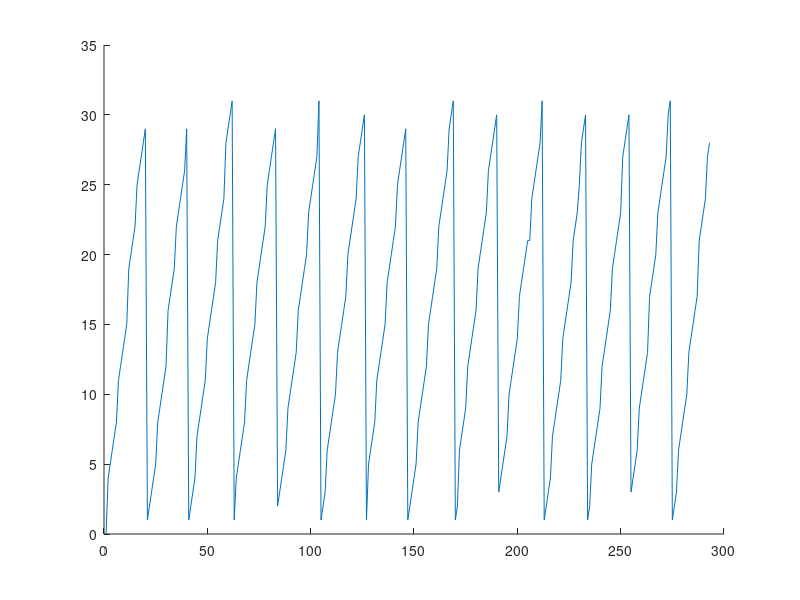

This figure's MATLAB source: (Note: this script raises an error after producing the figure.)
clear
close all;
clc
tic

%data prepare
temp=xlsread('Data_set.csv');
%M
NumberOfINPUT=2;
%% data1
DataOfTest=temp(0.7*length(temp):length(temp),1);
DataOfTrain=temp(1:0.7*length(temp),1);

NumberOfTestPoint=length(DataOfTest);
NumberOfTrainPoint=length(DataOfTrain);
NumberOfAllPoint=NumberOfTrainPoint+NumberOfTestPoint;

x=linspace(1,NumberOfAllPoint,NumberOfAllPoint);
DATA1=[(DataOfTrain(:,1));(DataOfTest(:,1))];
yMean=mean(DATA1);
figure(1);
hold on
plot(x,DATA1);
% substractive clustering
h1OfDATA1=DATA1(1:NumberOfTrainPoint-2);
h2OfDATA1=DATA1(2:NumberOfTrainPoint-1);
h1CenterOfDATA1=subclust(h1OfDATA1,0.29);
h2CenterOfDATA1=subclust(h2OfDATA1,0.29);

%% data2
DataOfTest=temp(0.7*length(temp):length(temp),2);
DataOfTrain=temp(1:0.7*length(temp),2);

x=linspace(1,NumberOfAllPoint,NumberOfAllPoint);
DATA2=[(DataOfTrain(:,1));(DataOfTest(:,1))];
yMean=mean(DATA2);
plot(x,DATA2);
% substractive clustering
h1OfDATA2=DATA2(1:NumberOfTrainPoint-2);
h2OfDATA2=DATA2(2:NumberOfTrainPoint-1);
h1CenterOfDATA2=subclust(h1OfDATA2,0.29);
h2CenterOfDATA2=subclust(h2OfDATA2,0.29);

%% combine DATA
h1=DATA1(1:NumberOfTrainPoint-2)+j*DATA2(1:NumberOfTrainPoint-2);
h2=DATA1(2:NumberOfTrainPoint-1)+j*DATA2(2:NumberOfTrainPoint-1);
h1Center=h1CenterOfDATA1+j*h1CenterOfDATA2;
h2Center=h2CenterOfDATA1+j*h2CenterOfDATA2;
y(1).value=DATA1+j*DATA2;
y(1).std=std(y(1).value);
y(1).mean=mean(y(1).value);

%% formation matrix
count=1;
for i=1:length(h1Center)
    for ii=1:length(h2Center)
        formationMatrix(count,1)=i;
        formationMatrix(count,2)=ii;
        count=count+1;
    end
end
NumberOfPremiseParameters=(length(h1Center)+length(h2Center))*2;

%% firing strength
for i=1:NumberOfTrainPoint-2
    for rule=1:length(formationMatrix)
        BetaOfFormationMatrix(rule,i)=gaussmf(h1(i),[h1Center(formationMatrix(rule,1)),std(h1)],1)*gaussmf(h2(i),[h2Center(formationMatrix(rule,2)),std(h2)],1);
    end
end
%% Consequences
        for N=1:1
            ConsCenterReal=subclust(real(y(N).value),0.29);
            ConsCenterImag=subclust(imag(y(N).value),0.29);
            NumberOfCons=length(ConsCenterReal);
            for Q=1:NumberOfCons
                C(N).q(Q)=ConsCenterReal(Q)+j*ConsCenterImag(Q);
                S(N).q(Q)=y(N).std;
            end
        end
%% cube selection
bb=1;
delFor=0;
for rule=1:length(formationMatrix)
    treshold=0.3*std(reshape(BetaOfFormationMatrix,length(formationMatrix)*(NumberOfTrainPoint-2),1));
    if std(BetaOfFormationMatrix(rule,:))<treshold
        bye(bb)=rule;
        bb=bb+1;
        delFor=1;
    end
end
if delFor==1
    bb=1;
    i=bye(bb);
    formationMatrix(i,:)=[];
    bye(bb)=[];
    while length(bye)~=0
        i=bye(bb);
        formationMatrix(i-1,:)=[];
        bye(bb)=[];
    end
end
NumberOfPremise=length(formationMatrix);

%% PSO parameters
  PSO.w=0.8;
  PSO.c1=2;
  PSO.c2=2;
  PSO.s1=rand(1);
  PSO.s2=rand(1);
  PSO.swarm_size=64;
  PSO.iterations=20;
  %initialize the particles
  for i=1:PSO.swarm_size
    for ii=1:NumberOfPremiseParameters
      swarm(i).Position(ii)=randn*yMean*1000+j*randn*yMean*1000;
    end
    swarm(i).Velocity(1:NumberOfPremiseParameters)=0;
    swarm(i).pBestPosition=swarm(i).Position;
    swarm(i).pBestDistance=1e12;
  end
  PSO.gBestPosition=swarm(1).Position;
  PSO.gBestDistance=1e12;
  
  
%% RLSE parameters
for i=1:PSO.swarm_size
    swarm(i).RLSE.theata(1:(NumberOfINPUT+1)*NumberOfCons,1)=0;
    swarm(i).RLSE.P=1e6*eye((NumberOfINPUT+1)*NumberOfCons);
end

%% main loop
for ite=1:PSO.iterations
  for i=1:PSO.swarm_size
      %move
      swarm(i).Position=swarm(i).Position+swarm(i).Velocity;
      Iteration(ite).beta=[];
        for jj=1:NumberOfTrainPoint-2
            %Firing Strength
            j1=1;
            for number=1:NumberOfPremiseParameters/4
                termSet{1}(number)={[swarm(i).Position(j1:j1+1)]};
                j1=j1+2;
            end
            for number=1:NumberOfPremiseParameters/4
                termSet{2}(number)={swarm(i).Position(j1:j1+1)};
                j1=j1+2;
            end
            for rule=1:length(formationMatrix)
                r1=gaussmf(h1(jj),termSet{1}{formationMatrix(rule,1)},1);
                r2=gaussmf(h2(jj),termSet{2}{formationMatrix(rule,2)},1);
                theata1Ofh1=gaussmf(h1(jj),termSet{1}{formationMatrix(rule,1)},3);
                theata2Ofh1=gaussmf(h1(jj),termSet{1}{formationMatrix(rule,1)},2);
                theata1Ofh2=gaussmf(h2(jj),termSet{2}{formationMatrix(rule,2)},3);
                theata2Ofh2=gaussmf(h2(jj),termSet{2}{formationMatrix(rule,2)},2);               
                Iteration(ite).beta(rule,jj)=r1*exp(j*(theata1Ofh1+theata2Ofh1))*r2*exp(j*(theata1Ofh2+theata2Ofh2));
            end
        end
        for K=1:NumberOfPremise
            B(1).k(K).value=Iteration(ite).beta(K,:);
        end

        for N=1:1
            for K=1:NumberOfPremise
                    for Q=1:NumberOfCons
                        aocC(N).q(Q)=exp(-(C(N).q(Q)-y(N).mean)*conj(C(N).q(Q)-y(N).mean)/(2*y(N).std*conj(y(N).std)))  *exp(j*exp(-(C(N).q(Q)-y(N).mean)*conj(C(N).q(Q)-y(N).mean)  /(2*y(N).std*conj(y(N).std)))* (-(C(N).q(Q)-y(N).mean)/(y(N).std*conj(y(N).std))));
                        aocS(N).q(Q)=exp(-(S(N).q(Q)*conj(S(N).q(Q)))/(2*y(N).std*conj(y(N).std)))*exp(j*exp(-(S(N).q(Q)*conj(S(N).q(Q)))/(2*y(N).std))  *(-S(N).q(Q)*conj(S(N).q(Q)))/(y(N).std*conj(y(N).std)));
                        f1=exp(-(B(N).k(K).value-aocC(N).q(Q)).*conj(B(N).k(K).value-aocC(N).q(Q))./(2.*aocS(N).q(Q).*conj(aocS(N).q(Q))));
                        lambda(N).k(K).q(Q).value=f1.*exp(j.*f1.*-(B(N).k(K).value-aocC(N).q(Q))./(((aocS(N).q(Q)).*conj((aocS(N).q(Q))))));
                    end
            end
        end

        for jj=1:NumberOfTrainPoint-2
            for Q=1:3
                %CaculateB
                BOfLambdaTMP0=[];
                for N=1:1
                    TMP0=[];
                    for K=1:NumberOfPremise
                        TMP=[B(N).k(K).value(jj)];
                        TMP0=[TMP0 TMP];
                    end
                    BOfLambdaTMP=[TMP0];
                    BOfLambdaTMP0=[BOfLambdaTMP0;BOfLambdaTMP];
                end
                BOfLambda=BOfLambdaTMP0;
                
                %CaculateL
                LOfLambdaTMP0=[];
                for K=1:NumberOfPremise
                    TMP0=[];
                    for N=1:1
                        TMP=[lambda(N).k(K).q(Q).value(jj)];
                        TMP0=[TMP0 TMP];
                    end
                    LOfLambdaTMP=[TMP0];
                    LOfLambdaTMP0=[LOfLambdaTMP0;LOfLambdaTMP];
                end
                LOfLambda=LOfLambdaTMP0;
                
                %CaculateH
                HOfLambdaTMP0=[];
                for N=1:1
                    TMP0=[1];
                    TMP=[y(N).value(jj) y(N).value(jj+1)];
                    TMP0=[TMP0 TMP];
                    HOfLambdaTMP=[TMP0];
                    HOfLambdaTMP0=[HOfLambdaTMP0;HOfLambdaTMP];
                end
                HOfLambda=HOfLambdaTMP0;
                
                P.q(Q).value(jj,:)=[BOfLambda*LOfLambda*HOfLambda];  
            end
        end
        TMP0=[];
        for Q=1:3
            TMP=P.q(Q).value;
            TMP0=[TMP0 TMP];
        end
        swarm(i).RLSE.A=TMP0;
%         for jj=1:NumberOfTrainPoint-2
%             TMP0=[];
%             for k=1:length(formationMatrix)
%                 TMP=[g(k) g(k)*y(1).value(jj) g(k)*y(1).value(jj+1)];
%                 TMP0=[TMP0 TMP];
%             end
%              swarm(i).RLSE.A(jj,:)=TMP0;
%         end
        b=transpose(swarm(i).RLSE.A);
        for k=0:(NumberOfTrainPoint-2)-1
            swarm(i).RLSE.P=swarm(i).RLSE.P-(swarm(i).RLSE.P*b(:,k+1)*transpose(b(:,k+1))*swarm(i).RLSE.P)/(1+transpose(b(:,k+1))*swarm(i).RLSE.P*b(:,k+1));
            swarm(i).RLSE.theata=swarm(i).RLSE.theata+swarm(i).RLSE.P*b(:,k+1)*(y(1).value(k+3)-transpose(b(:,k+1))*swarm(i).RLSE.theata);
        end
      %new_yHead(output)
        for jj=1:NumberOfTrainPoint-2
            swarm(i).yHead(jj,1)=swarm(i).RLSE.A(jj,:)*swarm(i).RLSE.theata;  %y
           %caculate error
            e(jj,1)=(y(1).value(jj+2)-swarm(i).yHead(jj,1))*conj(y(1).value(jj+2)-swarm(i).yHead(jj,1));  % target-yHead
        end
      %mse index
        swarm(i).rmse=sqrt(sum(e)/(NumberOfTrainPoint-2));
      %pbest
        if swarm(i).rmse<swarm(i).pBestDistance
            swarm(i).pBestPosition=swarm(i).Position;        %update pbest position
            swarm(i).pBestDistance=swarm(i).rmse;            %update pbest pbest mse index
        end
      %gbest
        if swarm(i).rmse<PSO.gBestDistance
            gBest=i;                             %update which one is gbest
            PSO.gBestDistance=swarm(i).rmse;         %update distance of gbest
            PSO.gBestPosition=swarm(i).Position;  
        end

      %update velocity
      swarm(i).Velocity=PSO.w*swarm(i).Velocity+PSO.c1*PSO.s1*(swarm(i).pBestPosition-swarm(i).Position)+PSO.c2*PSO.s2*(PSO.gBestPosition-swarm(i).Position);
  end
  PSO.plotRMSE(ite) = PSO.gBestDistance;
  ite
end

%% result
% OUTPUT and Target
      figure(2)
      subplot(1,2,1)
          semilogy(PSO.plotRMSE);
          legend('Learning Curve');
          xlabel('iterations');
          ylabel('semilogy(rmse)');
      subplot(1,2,2)
          plot(1:PSO.iterations,PSO.plotRMSE,'x');
          legend('Learning Curve');
          xlabel('iterations');
          ylabel('rmse');
      figure(1);
        x=linspace(x(3),x(NumberOfTrainPoint),NumberOfTrainPoint-2);
        plot(x,real(swarm(gBest).yHead),'--');
        plot(x,imag(swarm(gBest).yHead),'--');
%% test
testy(1).std=std(y(1).value(NumberOfTrainPoint+1:NumberOfAllPoint));
testy(1).mean=mean(y(1).value(NumberOfTrainPoint+1:NumberOfAllPoint));
        for N=1:1
            ConsCenterReal=subclust(real(y(N).value(NumberOfTrainPoint+1:NumberOfAllPoint)),0.29);
            ConsCenterImag=subclust(imag(y(N).value(NumberOfTrainPoint+1:NumberOfAllPoint)),0.29);
            NumberOfCons=length(ConsCenterReal);
            for Q=1:NumberOfCons
                C(N).q(Q)=ConsCenterReal(Q)+j*ConsCenterImag(Q);
                S(N).q(Q)=testy(N).std;
            end
        end
        x=linspace(NumberOfTrainPoint+2,NumberOfAllPoint+1,NumberOfTestPoint);
        BetaOfTesting=[];
        testh1=y(1).value(NumberOfTrainPoint-1:NumberOfAllPoint-2);
        testh2=y(1).value(NumberOfTrainPoint:NumberOfAllPoint-1);
        for jj=1:NumberOfTestPoint
            %IFpart(Rule)
            j1=1;
            for number=1:NumberOfPremiseParameters/4
                termSet{1}(number)={[swarm(gBest).Position(j1:j1+1)]};
                j1=j1+2;
            end
            for number=1:NumberOfPremiseParameters/4
                termSet{2}(number)={swarm(gBest).Position(j1:j1+1)};
                j1=j1+2;
            end
            for rule=1:length(formationMatrix)
                r1=gaussmf(testh1(jj),termSet{1}{formationMatrix(rule,1)},1);
                r2=gaussmf(testh2(jj),termSet{2}{formationMatrix(rule,2)},1);
                theata1Ofh1=gaussmf(testh1(jj),termSet{1}{formationMatrix(rule,1)},3);
                theata2Ofh1=gaussmf(testh1(jj),termSet{1}{formationMatrix(rule,1)},2);
                theata1Ofh2=gaussmf(testh2(jj),termSet{2}{formationMatrix(rule,2)},3);
                theata2Ofh2=gaussmf(testh2(jj),termSet{2}{formationMatrix(rule,2)},2);               
                BetaOfTesting(rule,jj)=r1*exp(j*(theata1Ofh1+theata2Ofh1))*r2*exp(j*(theata1Ofh2+theata2Ofh2));
            end
        end
        for K=1:NumberOfPremise
            BBOfTest(1).k(K).value=BetaOfTesting(K,:);
        end

        for N=1:1
            for K=1:NumberOfPremise
                    for Q=1:NumberOfCons
                        aocC(N).q(Q)=exp(-(C(N).q(Q)-testy(N).mean)*conj(C(N).q(Q)-testy(N).mean)/(2*testy(N).std*conj(testy(N).std)))  *exp(j*exp(-(C(N).q(Q)-testy(N).mean)*conj(C(N).q(Q)-testy(N).mean)  /(2*testy(N).std*conj(testy(N).std)))* (-(C(N).q(Q)-testy(N).mean)/(testy(N).std*conj(testy(N).std))));
                        aocS(N).q(Q)=exp(-(S(N).q(Q)*conj(S(N).q(Q)))/(2*testy(N).std*conj(testy(N).std)))*exp(j*exp(-(S(N).q(Q)*conj(S(N).q(Q)))/(2*testy(N).std))  *(-S(N).q(Q)*conj(S(N).q(Q)))/(testy(N).std*conj(testy(N).std)));
                        f1=exp(-(BBOfTest(N).k(K).value-aocC(N).q(Q)).*conj(BBOfTest(N).k(K).value-aocC(N).q(Q))./(2.*aocS(N).q(Q).*conj(aocS(N).q(Q))));
                        lambdaOfTest(N).k(K).q(Q).value=f1.*exp(j.*f1.*-(BBOfTest(N).k(K).value-aocC(N).q(Q))./(((aocS(N).q(Q)).*conj((aocS(N).q(Q))))));
                    end
            end
        end
        %new_yHead(output)
        for jj=1:NumberOfTestPoint
            for Q=1:3
                %CaculateB
                BOfTestTMP0=[];
                for N=1:1
                    TMP0=[];
                    for K=1:NumberOfPremise
                        TMP=[BBOfTest(N).k(K).value(jj)];
                        TMP0=[TMP0 TMP];
                    end
                    BOfTestTMP=[TMP0];
                    BOfTestTMP0=[BOfTestTMP0;BOfTestTMP];
                end
                BOfTest=BOfTestTMP0;
                
                %CaculateL
                LOfTestTMP0=[];
                for K=1:NumberOfPremise
                    TMP0=[];
                    for N=1:1
                        TMP=[lambdaOfTest(N).k(K).q(Q).value(jj)];
                        TMP0=[TMP0 TMP];
                    end
                    LOfTestTMP=[TMP0];
                    LOfTestTMP0=[LOfTestTMP0;LOfLambdaTMP];
                end
                LOfTest=LOfTestTMP0;
                
                %CaculateH
                HOfTestTMP0=[];
                for N=1:1
                    TMP0=[1];
                    TMP=[y(N).value(NumberOfTrainPoint+jj-1) y(N).value(NumberOfTrainPoint+jj)];
                    TMP0=[TMP0 TMP];
                    HOfTestTMP=[TMP0];
                    HOfTestTMP0=[HOfTestTMP0;HOfTestTMP];
                end
                HOfTest=HOfTestTMP0;
                
                POfTest.q(Q).value(jj,:)=BOfTest*LOfTest*HOfTest;  
            end
        end
        TMP0=[];
        for Q=1:3
            TMP=POfTest.q(Q).value;
            TMP0=[TMP0 TMP];
        end
        A=TMP0;
        output2=A*swarm(gBest).RLSE.theata;
        
%         for jj=1:NumberOfTestPoint
%             TMP1=[];
%             for k=1:length(formationMatrix)
%                 TMP=[g(k) g(k)*y(1).value(NumberOfTrainPoint+jj-1) g(k)*y(1).value(NumberOfTrainPoint+jj)];
%                 TMP1=[TMP1 TMP];
%             end
%             A(jj,:)=TMP1;
%             output2(jj,1)=A(jj,:)*swarm(gBest).RLSE.theata;  %y
%         end
        
        for jj=1:NumberOfTestPoint
            PSO.test.e(jj)=(y(1).value(jj+NumberOfTrainPoint-1)-output2(jj,1))*conj(y(1).value(jj+NumberOfTrainPoint-1)-output2(jj,1));
        end
            PSO.test.rmse=sqrt(sum(PSO.test.e)/(NumberOfTestPoint));
        plot(x,real(output2),'r--');
        plot(x,imag(output2),'r--');

toc
